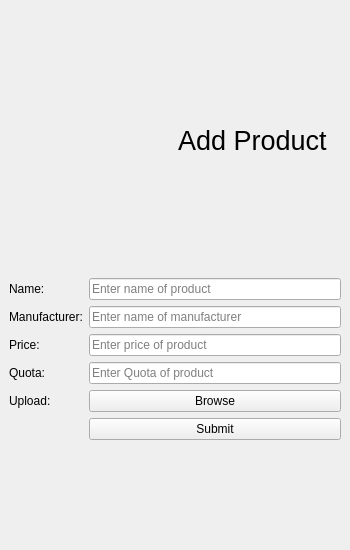
<?xml version="1.0" encoding="UTF-8"?>
<ui version="4.0">
 <class>MainWindow</class>
 <widget class="QMainWindow" name="MainWindow">
  <property name="geometry">
   <rect>
    <x>0</x>
    <y>0</y>
    <width>350</width>
    <height>550</height>
   </rect>
  </property>
  <property name="windowTitle">
   <string>Add Products</string>
  </property>
  <property name="windowIcon">
   <iconset>
    <normaloff>icons/add.png</normaloff>icons/add.png</iconset>
  </property>
  <widget class="QWidget" name="centralwidget">
   <layout class="QVBoxLayout" name="mainLayout">
    <item>
     <layout class="QHBoxLayout" name="topLayout">
      <item>
       <widget class="QLabel" name="addproductimg">
        <property name="text">
         <string/>
        </property>
        <property name="pixmap">
         <pixmap>icons/addproduct.png</pixmap>
        </property>
       </widget>
      </item>
      <item>
       <widget class="QLabel" name="imgtexttitle">
        <property name="font">
         <font>
          <pointsize>20</pointsize>
         </font>
        </property>
        <property name="text">
         <string>Add Product</string>
        </property>
       </widget>
      </item>
     </layout>
    </item>
    <item>
     <layout class="QFormLayout" name="formLayout">
      <item row="0" column="0">
       <widget class="QLabel" name="nameLabel">
        <property name="text">
         <string>Name:</string>
        </property>
       </widget>
      </item>
      <item row="0" column="1">
       <widget class="QLineEdit" name="nameentry">
        <property name="placeholderText">
         <string>Enter name of product</string>
        </property>
       </widget>
      </item>
      <item row="1" column="0">
       <widget class="QLabel" name="manufacturerlabel">
        <property name="text">
         <string>Manufacturer:</string>
        </property>
       </widget>
      </item>
      <item row="1" column="1">
       <widget class="QLineEdit" name="manufacturerentry">
        <property name="placeholderText">
         <string>Enter name of manufacturer</string>
        </property>
       </widget>
      </item>
      <item row="2" column="1">
       <widget class="QLineEdit" name="priceentry">
        <property name="placeholderText">
         <string>Enter price of product</string>
        </property>
       </widget>
      </item>
      <item row="3" column="1">
       <widget class="QLineEdit" name="quotaentry">
        <property name="placeholderText">
         <string>Enter Quota of product</string>
        </property>
       </widget>
      </item>
      <item row="2" column="0">
       <widget class="QLabel" name="pricelabel">
        <property name="text">
         <string>Price:</string>
        </property>
       </widget>
      </item>
      <item row="3" column="0">
       <widget class="QLabel" name="quotalabel">
        <property name="text">
         <string>Quota:</string>
        </property>
       </widget>
      </item>
      <item row="4" column="0">
       <widget class="QLabel" name="uploadlabel">
        <property name="text">
         <string>Upload:</string>
        </property>
       </widget>
      </item>
      <item row="4" column="1">
       <widget class="QPushButton" name="uploadButton">
        <property name="text">
         <string>Browse</string>
        </property>
       </widget>
      </item>
      <item row="5" column="1">
       <widget class="QPushButton" name="submitButton">
        <property name="text">
         <string>Submit</string>
        </property>
       </widget>
      </item>
      <item row="5" column="0">
       <widget class="QLabel" name="_label">
        <property name="text">
         <string/>
        </property>
       </widget>
      </item>
     </layout>
    </item>
   </layout>
  </widget>
 </widget>
 <resources/>
 <connections/>
</ui>
